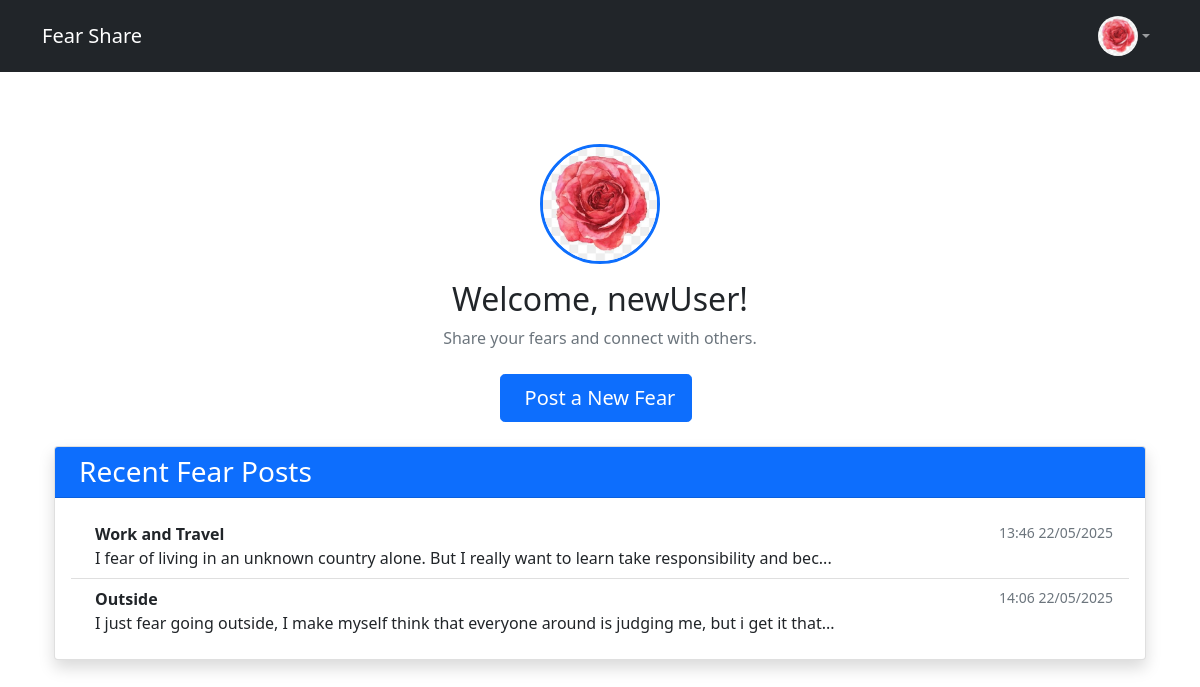
Page /dashboard (signed in) on the committed database.
### app/models.py (models this page shows, shortened)
class User(UserMixin, db.Model):
    id = db.Column(db.Integer, primary_key=True)
    username = db.Column(db.String(80), unique=True, nullable=False)
    email = db.Column(db.String(120), unique=True, nullable=False)
    password_hash = db.Column(db.String(128), nullable=False)
    fears = db.relationship('Fear', backref='author', lazy=True)
    comments = db.relationship('Comment', backref='author', lazy=True)
    avatar = db.Column(db.String(120), nullable=True)
    toxic_warning_count = db.Column(db.Integer, default=0, nullable=False)
    last_warning_time  = db.Column(db.DateTime, nullable=True)
    login_block_until  = db.Column(db.DateTime, nullable=True)

class Fear(db.Model):
    id = db.Column(db.Integer, primary_key=True)
    title = db.Column(db.String(120), nullable=False)
    description = db.Column(db.Text, nullable=False)
    created_at = db.Column(db.DateTime, default=datetime.utcnow)
    user_id = db.Column(db.Integer, db.ForeignKey('user.id'), nullable=False)
    is_toxic = db.Column(db.Boolean, default=False)
    toxicity_score = db.Column(db.Float, default=0.0)
    comments = db.relationship('Comment', backref='fear', lazy=True, cascade="all, delete-orphan")

### app/main.py (the view)
@main.route('/dashboard')
@login_required
def dashboard():
    fears = Fear.query.filter_by(user_id=current_user.id).all()
    return render_template('dashboard.html', fears=fears)

### templates/dashboard.html (shortened to what this page needs)
{% extends "base.html" %}
{% block content %}
<div class="container mt-5">
    <div class="text-center mb-4">
        <div class="d-inline-block position-relative">
            <a href="{{ url_for('main.upload_avatar') }}" title="Change Avatar">
                <img src="{{ url_for('main.get_avatar', filename=current_user.avatar) if current_user.avatar
                       else url_for('static', filename='avatars/avatar_default.svg') }}"
                     class="rounded-circle border border-3 border-primary"
                     style="width: 120px; height: 120px; object-fit: cover; cursor: pointer;"
                     alt="{{ current_user.username }}'s profile picture">
            </a>
        </div>
        <h2 class="mt-3">Welcome, {{ current_user.username }}!</h2>
        <p class="text-muted">Share your fears and connect with others.</p>
    </div>
    <div class="text-center mb-4">
        <a href="{{ url_for('fear_bp.create_fear') }}" class="btn btn-primary btn-lg me-2">
            Post a New Fear
        </a>
    </div>
    <div class="card shadow">
        <div class="card-header bg-primary text-white">
            <h3 class="mb-0">Recent Fear Posts</h3>
        </div>
        <div class="card-body">
            <div class="list-group list-group-flush">
                {% for fear in fears %}
                    <a href="{{ url_for('fear_bp.fear_detail', fear_id=fear.id) }}"
                       class="list-group-item list-group-item-action d-flex justify-content-between align-items-start">
                        <div class="ms-2 me-auto">
                            <div class="fw-bold">{{ fear.title }}</div>
                            {{ fear.description[:100] }}{% if fear.description|length > 100 %}...{% endif %}
                        </div>
                        <small class="text-muted">{{ fear.created_at|datetimeformat('%H:%M %d/%m/%Y') }}</small>
                    </a>
                {% else %}
                    <div class="text-center py-4">
                        <i class="bi bi-emoji-frown fs-1 text-muted"></i>
                        <p class="mt-2">No fears posted yet. Be the first to share!</p>
                    </div>
                {% endfor %}
            </div>
        </div>
    </div>
</div>
{% endblock %}

### templates/base.html (shortened to what this page needs)
<!DOCTYPE html>
<html lang="en">
<head>
    <link href="https://cdn.jsdelivr.net/npm/bootstrap@5.1.3/dist/css/bootstrap.min.css" rel="stylesheet">
</head>
<body class="d-flex flex-column min-vh-100">
    <nav class="navbar navbar-expand-lg navbar-dark bg-dark">
        <div class="container">
            <a class="navbar-brand" href="{{ url_for('main.index') }}">Fear Share</a>
            <div class="collapse navbar-collapse" id="navbarNav">
                <ul class="navbar-nav ms-auto">
                    {% if current_user.is_authenticated %}
                        <li class="nav-item dropdown">
                            <a class="nav-link dropdown-toggle d-flex align-items-center" href="#" role="button"
                               data-bs-toggle="dropdown" aria-expanded="false">
                                {% block avatar %}
                                <img src="{{ url_for('main.get_avatar', filename=current_user.avatar) if current_user.avatar
                                       else url_for('static', filename='avatars/avatar_default.svg') }}"
                                     class="navbar-avatar"
                                     alt="{{ current_user.username }}'s profile picture">
                                {% endblock %}
                            </a>
                        </li>
                    {% endif %}
                </ul>
            </div>
        </div>
    </nav>
    <div class="container flex-grow-1 py-4">
        {% block content %}{% endblock %}
    </div>
</body>
</html>

### templates/base.html (style rules this page uses)
.navbar-avatar { width: 40px; height: 40px; border-radius: 50%; object-fit: cover; margin-left: 10px; }

### rows in the picture
User: avatar+username (picture), username "newUser"
Fear: title "Work and Travel", description "I fear of living in an unknown country alone. But I really want to learn take responsibility and bec", created_at "13:46 22/05/2025"
Fear: title "Outside", description "I just fear going outside, I make myself think that everyone around is judging me, but i get it that", created_at "14:06 22/05/2025"
